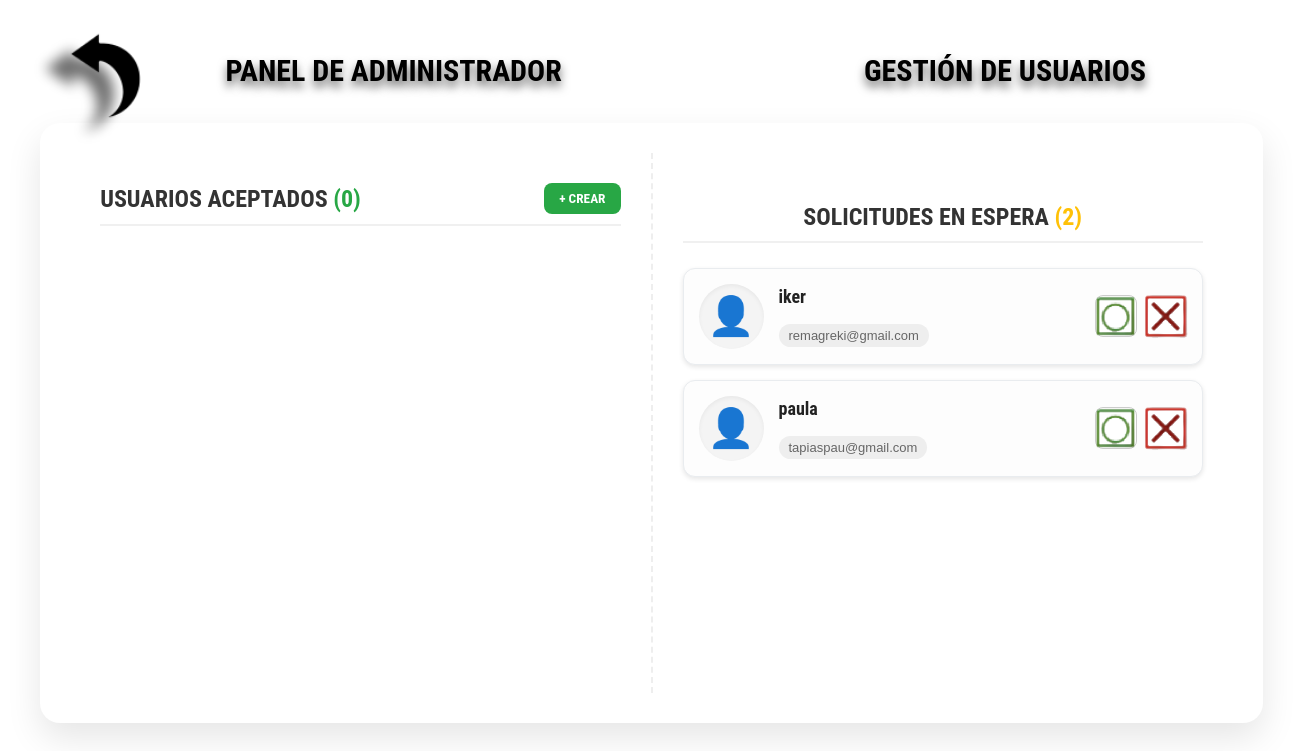
The app's page /gestionUsuarios, older data.
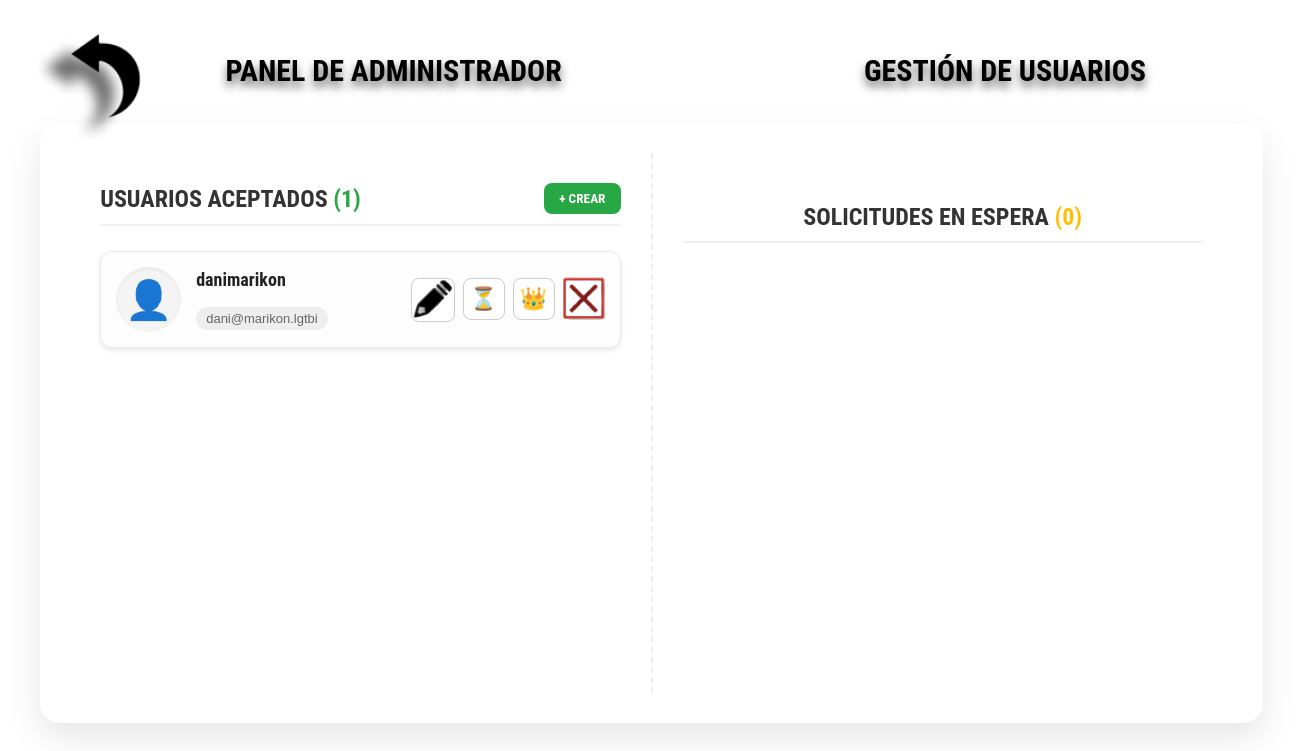
The same page, newer data.
### tables this page shows
CREATE TABLE Usuario (
    IDUsuario INTEGER PRIMARY KEY AUTOINCREMENT,
    Nombre TEXT NOT NULL UNIQUE,
    Email TEXT NOT NULL UNIQUE,
    Contrasena TEXT NOT NULL,
    Estado TEXT NOT NULL DEFAULT 'Espera'
);

### app/controller/ui/ControladorVista.py (the view, shortened to what this page needs)
    @bp.route('/gestionUsuarios', methods=['GET', 'POST'])
    def gestionUsuarios():
        sesion = service.getSession()['Estado']
        if sesion and sesion != 'Admin':
            return "No tienes los permisos necesarios para utilizar esta interfaz", 400
        else:
            usuarios1 = service.get_aceptados()
            usuarios2 = service.get_espera()
            return render_template('gestionUsuarios.html', usuarios1=usuarios1, usuarios2=usuarios2)

### app/controller/model/GestorUsuarios.py (called while the page is built)
    def getSession(self):
        return Sesion().getSession()

    def get_aceptados(self):
        rows = self.db.execSQL(
            sql="SELECT * FROM Usuario WHERE Estado = 'Aceptado'"
        )
        return [ dict(row) for row in rows ]

    def get_espera(self):
        rows = self.db.execSQL(
            sql="SELECT * FROM Usuario WHERE Estado = 'Espera' OR Estado = 'Rechazado'"
        )
        return [ dict(row) for row in rows ]

### app/controller/model/Sesion.py (called while the page is built)
    def __new__(cls):
        if cls._instance is None:
            cls._instance = super().__new__(cls)
            cls._instance.usuario = Usuario(0,'','','','',0)  # Inicializa un usuario vacío
        return cls._instance

    def getSession(self):
        return self.usuario.getData()

### app/controller/model/Usuario.py (called while the page is built)
    def getData(self):
        return {
            "IDUsuario": self.IDUsuario,
            "Nombre": self.Nombre,
            "Email": self.Email,
            "Contrasena": self.Contrasena,
            "Estado": self.Estado,
            "Favorito": self.Favorito
        }

### app/templates/gestionUsuarios.html (shortened to what the changed rows need)
<!DOCTYPE html>
<html lang="es">
<head>
    <link rel="stylesheet" href="{{ url_for('static', filename='manageUsers.css') }}">
</head>
<body class="background">
    <div class="top-bar">
        <div class="top-left">
            <h1>PANEL DE ADMINISTRADOR</h1>
        </div>
        <div class="top-right">
            <h1>GESTIÓN DE USUARIOS</h1>
        </div>
    </div>
    <div class="pokedex-main-container">
        <div class="pokedex-left-panel">
            <div style="display: flex; justify-content: space-between; align-items: center; border-bottom: 2px solid #f0f0f0; padding-bottom: 10px; margin-bottom: 25px;">
                <h2 class="panel-title" style="border: none; margin: 0; padding: 0;">USUARIOS ACEPTADOS <span style="color:#28a745;">({{ usuarios1|length }})</span></h2>
            </div>
            {% for u in usuarios1 %}
            <div class="usuario-row">
                <div class="usuario-sprite">
                    👤
                </div>
                <div class="usuario-info">
                    <p class="usuario-nombre">{{ u['Nombre'] }} </p>
                    <p class="usuario-favorito">{{ u['Email'] }}</p>
                </div>
                <div class="usuario-actions">
                    <a href="/modificarDatosAdmin?id={{u['IDUsuario']}}" class="action-btn edit" title="Editar Usuario">
                        <img src="{{ url_for('static', filename='lapiz.png') }}" alt="Editar">
                    </a>
                    {% if u['Estado'] != 'Admin' %}
                    <form method="post" style="display:inline;">
                        <button type="submit" class="action-btn wait" title="Mandar a Espera">
                            ⏳
                        </button>
                    </form>
                    <form method="post" style="display:inline;">
                        <button type="submit" class="action-btn admin" title="Hacer Administrador">
                            👑
                        </button>
                    </form>
                    {% endif %}
                    {% if u['Estado'] != 'Admin' or u['IDUsuario'] == current_user_id %}
                    <form method="post" style="display:inline;">
                        <button type="submit" class="action-btn reject" title="Rechazar/Eliminar Usuario">
                            <img src="{{ url_for('static', filename='rojo.png') }}" alt="Rechazar">
                        </button>
                    </form>
                    {% endif %}
                </div>
            </div>
            {% endfor %}
        </div>
        <div class="pokedex-right-panel">
            <h2 class="panel-title">SOLICITUDES EN ESPERA <span style="color:#ffc107;">({{ usuarios2|length }})</span></h2>
            {% for u in usuarios2 %}
            <div class="usuario-row">
                <div class="usuario-sprite">
                    👤
                </div>
                <div class="usuario-info">
                    <p class="usuario-nombre">{{ u['Nombre'] }}</p>
                    <p class="usuario-favorito">{{ u['Email'] }}</p>
                </div>
                <div class="usuario-actions">
                    <form method="post" style="display:inline;">
                        <button type="submit" class="action-btn accept" title="Aceptar Usuario">
                            <img src="{{ url_for('static', filename='verde.png') }}" alt="Aceptar">
                        </button>
                    </form>
                    <form method="post" style="display:inline;">
                        <button type="submit" class="action-btn reject" title="Rechazar Usuario">
                            <img src="{{ url_for('static', filename='rojo.png') }}" alt="Rechazar">
                        </button>
                    </form>
                </div>
            </div>
            {% endfor %}
        </div>
    </div>
</body>
</html>

Row changes from the older to the newer data that the page shows:
removed Usuario: Nombre "iker", Email "remagreki@gmail.com", shown under "SOLICITUDES EN ESPERA (2)"
removed Usuario: Nombre "paula", Email "tapiaspau@gmail.com", shown under "SOLICITUDES EN ESPERA (2)"
added Usuario: Nombre "danimarikon", Email "dani@marikon.lgtbi", shown under "USUARIOS ACEPTADOS (1)"
Text that changed along with them:
{{ usuarios1|length }}: "0" → "1"
{{ usuarios2|length }}: "2" → "0"
